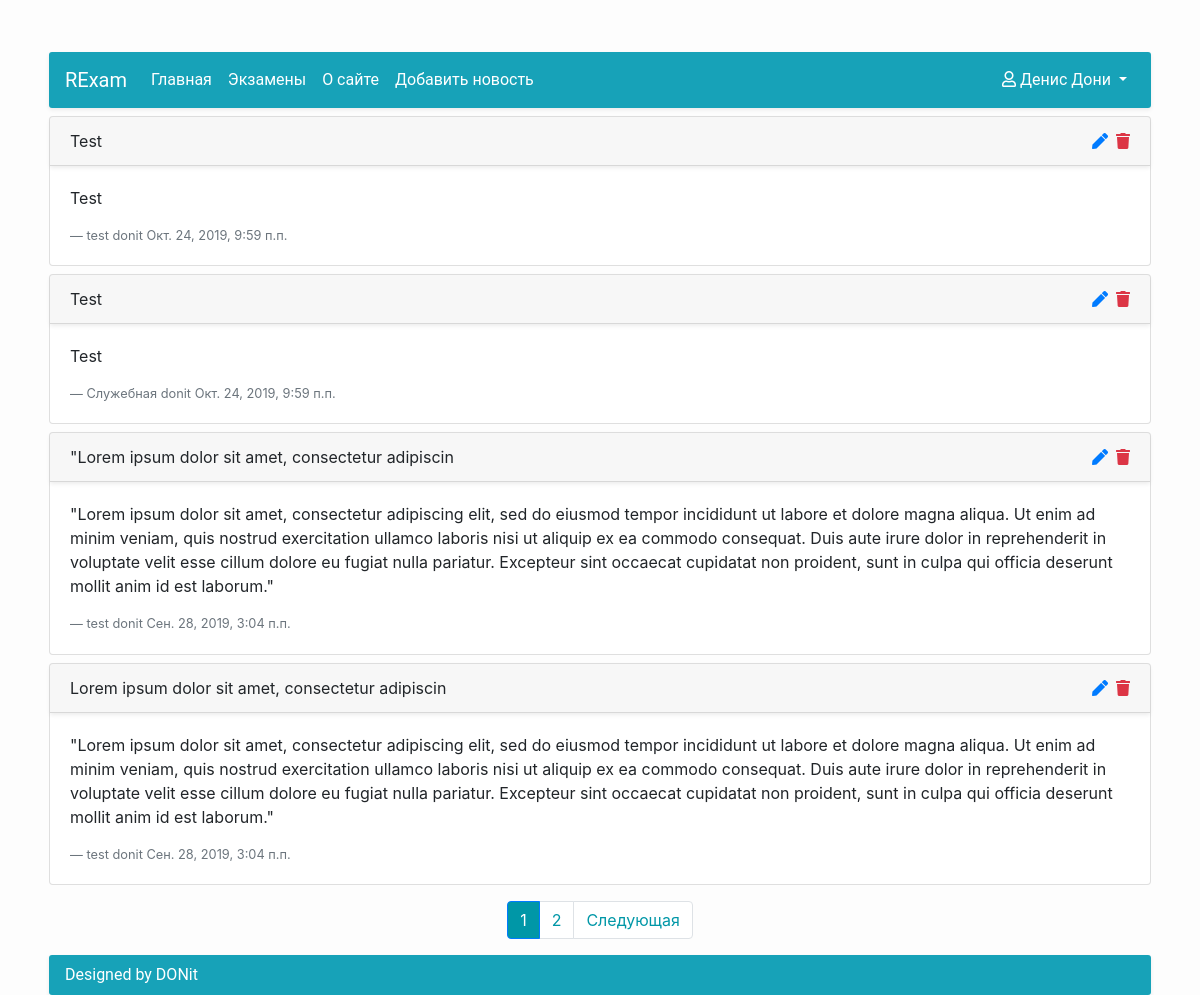
Screenshot of /news/ (signed in) with the database file from the repository.
### Accounts/models.py (models this page shows, shortened)
class UserAccount(AbstractUser):
    middle_name = models.CharField(max_length=20, blank=True, null=False, verbose_name=u'Отчество')
    study_group = models.ForeignKey(StudyGroup, on_delete=models.SET_NULL, null=True, blank=True)
    REQUIRED_FIELDS = ['email', 'first_name', 'last_name']
    def __str__(self):
        return self.username
    class Meta:
        verbose_name = u'Пользователь'
        verbose_name_plural = u'Пользователи'

### News/models.py (models this page shows, shortened)
class News(Model):
    news_header = CharField(max_length=50, null=False, blank=False, verbose_name=u'Заголовок новости')
    news_content = TextField(null=False, blank=False, verbose_name=u'Содержание новости')
    news_category = ForeignKey(NewsCategory, null=True, blank=False, on_delete=SET_NULL,
                               verbose_name=u'Категория новости')
    news_date = DateTimeField(auto_now_add=True, blank=False, verbose_name=u'Дата и время новости')
    news_author = ForeignKey(UserAccount, null=True, on_delete=SET_NULL, verbose_name=u'Автор новости')
    def get_update_url(self):
        return reverse('UpdateNews', kwargs={'pk': self.id})
    def get_remove_url(self):
        return reverse('RemoveNews', kwargs={'pk': self.id})
    class Meta:
        verbose_name = u'Новость'
        verbose_name_plural = u'Новости'

class NewsCategory(Model):
    name = CharField(max_length=20, null=False, blank=False, verbose_name=u'Имя категории')
    def __str__(self):
        return self.name
    class Meta:
        verbose_name_plural = u'Категории'
        verbose_name = u'Категория'

### News/views.py (the view)
# urls.py: path('', ListNews.as_view(), name='ListNews'),
class ListNews(LoginRequiredMixin, ListView):
    model = News
    template_name = 'News/ListNews.html'
    paginate_by = 4
    ordering = ['-news_date']

### News/templates/News/ListNews.html (shortened to what this page needs)
{% extends 'RExam/BaseContent.html' %}
{% block control-item %}
    <li class="nav-item active">
        <a class="nav-link" href="{% url 'CreateNews' %}"> Добавить новость</a>
    </li>
{% endblock control-item %}
{% block content %}
    <div class="container-fluid p-1">
        {% for news_object in object_list %}
            <div class="card mb-2">
                <div class="card-header shadow-sm">
                    <div class="row">
                        <div class="col-11"> {{ news_object.news_header }}</div>
                        <div class="col-1 d-flex justify-content-end">
                            {% if perms.News.change_news %}
                                <a href="{{ news_object.get_update_url }}" class="text-primary mr-2">
                                    <i class="fas fa-pen"></i>
                                </a>
                            {% endif %}
                            {% if perms.News.delete_news %}
                                <a href="{{ news_object.get_remove_url }}" class="text-danger">
                                    <i class="fa fa-trash" aria-hidden="true"></i>
                                </a>
                            {% endif %}
                        </div>
                    </div>
                </div>
                <div class="card-body">
                    <p>{{ news_object.news_content }}</p>
                    <footer class="blockquote-footer">{{ news_object.news_category }}
                        {{ news_object.news_author }}
                        {{ news_object.news_date }} </footer>
                </div>
            </div>
        {% empty %}
            <p>Контент отсутствует....</p>
        {% endfor %}
        {% if is_paginated %}
            <div class="row justify-content-center">
                <nav class="paginator" aria-label="Страницы новостей">
                    <ul class="pagination flex-wrap">
                        {% for page_num in page_obj.paginator.page_range %}
                            <li class="page-item {% if page_obj.number == page_num %} active {% endif %}">
                                <a class="page-link"
                                   href="?page={{ page_num }}">{{ page_num }}</a>
                            </li>
                        {% endfor %}
                        {% if page_obj.has_next %}
                            <li class="page-item">
                                <a class="page-link" href="?page={{ page_obj.next_page_number }}">Следующая</a>
                            </li>
                        {% endif %}
                    </ul>
                </nav>
            </div>
        {% endif %}
    </div>
{% endblock content %}

### RExam/templates/RExam/BaseContent.html (shortened to what this page needs)
{% extends 'RExam/base.html' %}
{% block body_start %}
    <div class="d-flex justify-content-center h-100">
        <div class="container mt-lg-5">
            <nav class="navbar navbar-expand-lg navbar-dark bg-info menu shadow-sm m-1">
                <a class="navbar-brand" href="">RExam</a>
                <div class="collapse navbar-collapse" id="navbarSupportedContent">
                    <ul class="navbar-nav mr-auto">
                        <li class="nav-item active">
                            <a class="nav-link" href="{% url 'HomePage' %}">Главная</a>
                        </li>
                        <li class="nav-item active">
                            <a class="nav-link" href="{% url 'ListExams' %}">Экзамены</a>
                        </li>
                        <li class="nav-item active">
                            <a class="nav-link" href="{% url 'AboutPage' %}">О сайте</a>
                        </li>
                        {% if user.is_staff %}
                            {% block control-item %}
                            {% endblock control-item %}
                        {% endif %}
                    </ul>
                    <ul class="nav navbar-nav navbar-right">
                        <li class="nav-item dropdown align-right">
                            <a class="nav-link dropdown-toggle active" href="#" id="navbarDropdown" role="button"
                               data-toggle="dropdown"
                               aria-haspopup="true" aria-expanded="false"><i class="far fa-user"></i>
                                {{ user.get_full_name }}
                            </a>
                        </li>
                    </ul>
                </div>
            </nav>
            {% block content %}{% endblock content %}
            <div class="footer shadow-sm m-1">
                <div class="footer-content bg-info">Designed by DONit</div>
            </div>
        </div>
    </div>
{% endblock body_start %}

### RExam/static/RExam/style.css (style rules this page uses)
html, body { height: 100%; margin: 0; padding: 0; }
body { background: #fdfdfd; }
.footer-content { font-family: Roboto, sans-serif; border-radius: 3px; color: white; padding: .5rem 1rem; }
.menu { font-family: Roboto, sans-serif; border-radius: 3px; }
.paginator { padding: .5rem 1rem; }
.pagination { margin: 0; }
.page-item.active .page-link { background: #0097a7; }
.page-item .page-link { color: #0097a7; }

### rows the page displays
UserAccount: get_full_name "Денис Дони"
News: news_header "Test", news_content "Test", news_category "test", news_author "donit", news_date "Окт. 24, 2019, 9:59 п.п."
News: news_header "Test", news_content "Test", news_category "Служебная", news_author "donit", news_date "Окт. 24, 2019, 9:59 п.п."
News: news_header "\"Lorem ipsum dolor sit amet, consectetur adipiscin", news_content "\"Lorem ipsum dolor sit amet, consectetur adipiscing elit, sed do eiusmod tempor incididunt ut labore et dolore magna aliqua. Ut enim ad minim veniam, quis nostrud exercitation ullamco laboris nisi ut aliquip ex ea commodo consequat. Duis aute irure dolor in reprehenderit in voluptate velit esse cillum dolore eu fugiat nulla pariatur. Excepteur sint occaecat cupidatat non proident, sunt in culpa qui officia deserunt mollit anim id est laborum.\"", news_category "test", news_author "donit", news_date "Сен. 28, 2019, 3:04 п.п."
News: news_header "Lorem ipsum dolor sit amet, consectetur adipiscin", news_content "\"Lorem ipsum dolor sit amet, consectetur adipiscing elit, sed do eiusmod tempor incididunt ut labore et dolore magna aliqua. Ut enim ad minim veniam, quis nostrud exercitation ullamco laboris nisi ut aliquip ex ea commodo consequat. Duis aute irure dolor in reprehenderit in voluptate velit esse cillum dolore eu fugiat nulla pariatur. Excepteur sint occaecat cupidatat non proident, sunt in culpa qui officia deserunt mollit anim id est laborum.\"", news_category "test", news_author "donit", news_date "Сен. 28, 2019, 3:04 п.п."

### other values shown
{{ page_num }} "1" "2"
